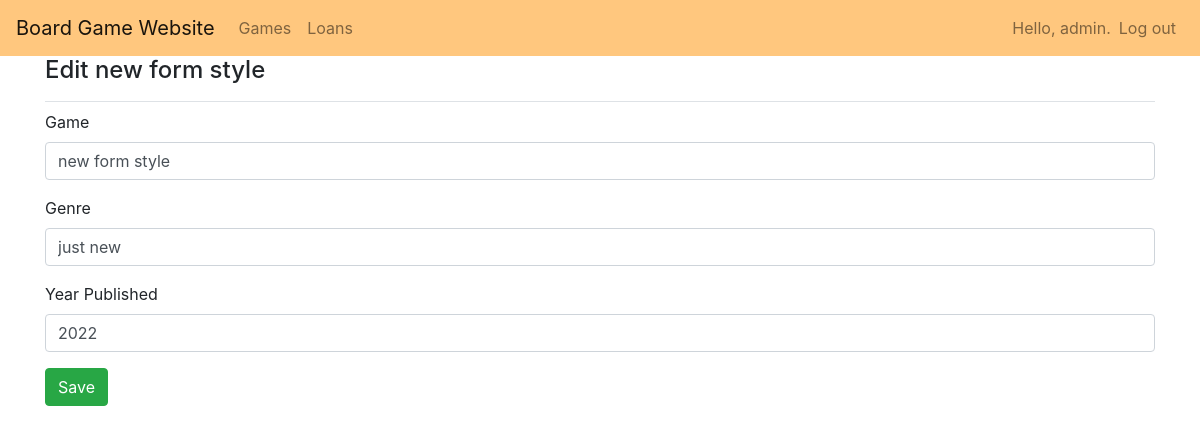
/edit_game/9/ (signed in), run on an earlier commit of the app's database.
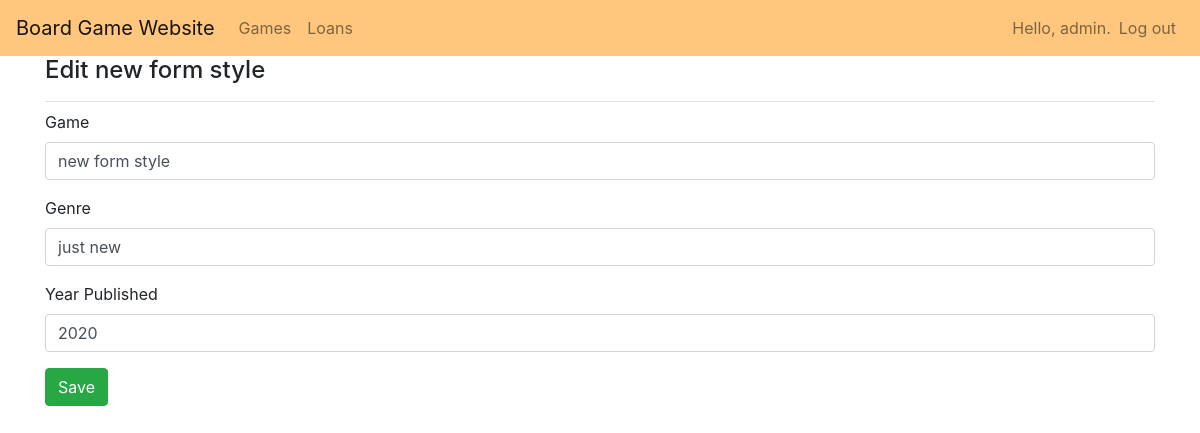
And on a later commit of the database.
### board_games/models.py (models this page shows)
class BoardGame(models.Model):
    game = models.CharField(max_length=100)
    genre = models.CharField(max_length=200)
    year_published = models.IntegerField()
    owner = models.ForeignKey(User, on_delete=models.CASCADE)
    loaned = models.BooleanField(default=False)
    def __str__(self):
        return self.game

### board_games/views.py (the view)
# urls.py: path("edit_game/<int:game_id>/", views.edit_game, name="edit_game"),
def edit_game(request, game_id):
    game = BoardGame.objects.get(id=game_id)
    if request.method != "POST":
        form = GameForm(instance=game)
    else:
        form = GameForm(instance=game, data=request.POST)
        if form.is_valid():
            form.save()
            return redirect("board_games:game_info", game_id)
    context = {"game": game, "form": form}
    return render(request, "board_games/edit_game.html", context)

### board_games/forms.py
class GameForm(forms.ModelForm):
    class Meta:
        model = BoardGame
        fields = ['game', 'genre', 'year_published']
        labels = {'game': 'Game', 'genre': 'Genre',
                  'year_published': 'Year Published'}

### board_games/templates/board_games/edit_game.html (shortened to what this page needs)
{% extends 'board_games/base.html' %}
{% load bootstrap4 %}
{% block page_header %}
<h4>Edit {{ game }}</h4>
{% endblock page_header %}
{% block content %}
<form action="{% url 'board_games:edit_game' game.id %}" method="post" class="form">
    {% bootstrap_form form %}
    {% buttons %}
        <button type="submit" class="btn btn-success">Save</button>
    {% endbuttons %}
</form>
{% endblock content %}}

What changed in the data, as far as the page shows it:
changed BoardGame "new form style": year_published "2022" → "2020"
